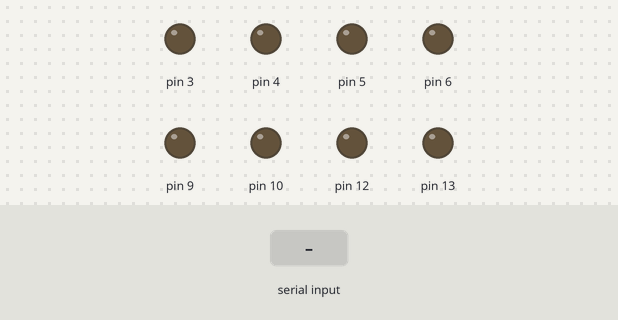
Bench run of a sketch on a simulated Arduino Leonardo, built with avr-gcc and run on an emulated ATmega32U4. Shown: output pins drawn as LEDs (lit = HIGH). The inputs (shaded band) are chosen by the test bench.

Above: at 1.2 s.
1.3 s: "f" received over Serial
At 2.0 s:
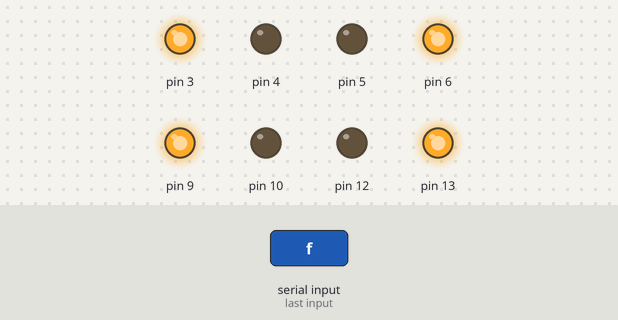
2.8 s: "b" received over Serial
At 3.2 s:
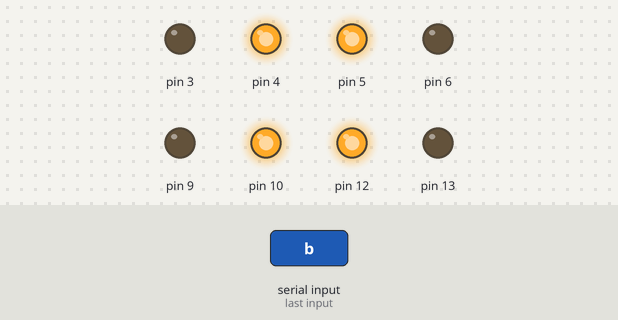
4.3 s: "l" received over Serial
At 5.5 s:
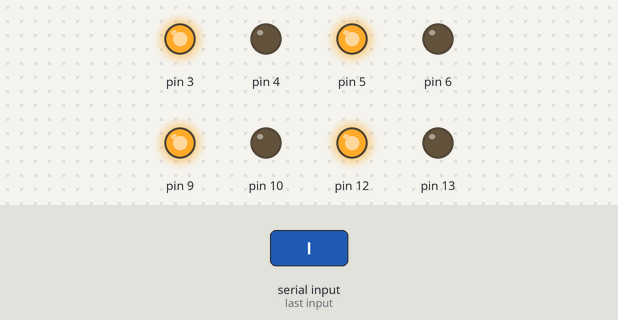
5.8 s: "r" received over Serial
At 6.7 s:
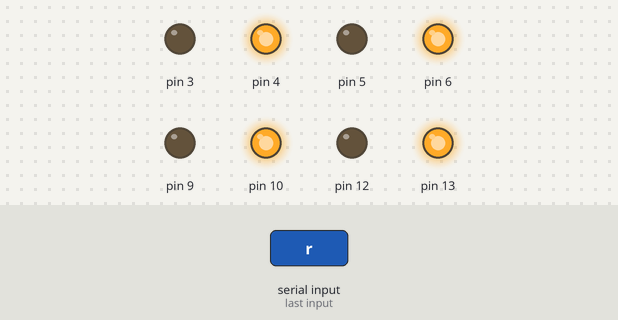
7.3 s: "s" received over Serial
At 7.8 s:
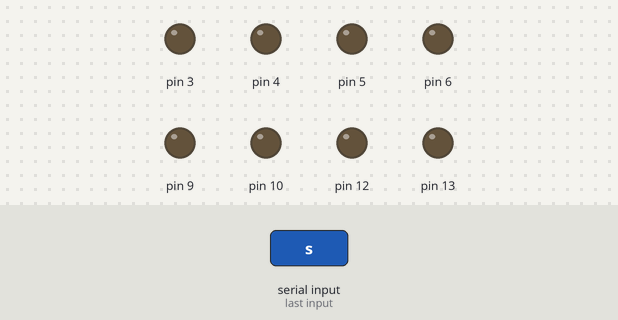
Timing chart, 0 to 9.8 s (numbered marks = the images above; inputs shaded):
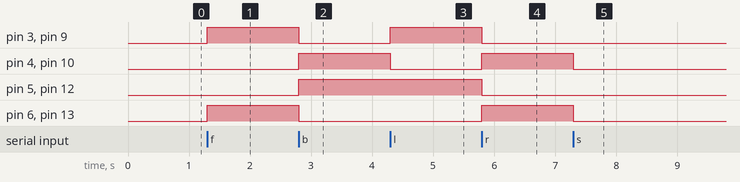

Measured:
- after the input at 1.3 s, pin 3, pin 6, pin 9, pin 13: LOW → HIGH at once
- after the input at 2.8 s, pin 3, pin 6, pin 9, pin 13: HIGH → LOW at once; pin 4, pin 5, pin 10, pin 12: LOW → HIGH at once
- after the input at 4.3 s, pin 3, pin 9: LOW → HIGH at once; pin 4, pin 10: HIGH → LOW at once
- after the input at 5.8 s, pin 3, pin 5, pin 9, pin 12: HIGH → LOW at once; pin 4, pin 6, pin 10, pin 13: LOW → HIGH at once
- after the input at 7.3 s, pin 4, pin 6, pin 10, pin 13: HIGH → LOW at once

The sketch:

__.ino
```cpp
// f向前 b向后 l向左 r向右 s停止(刹车)
//从左往右依次为左前轮、右前轮、左后轮、右后轮的电机

void setup()
{
  pinMode(3, OUTPUT);
  pinMode(4, OUTPUT);
  pinMode(5, OUTPUT);
  pinMode(6, OUTPUT);
  pinMode(9, OUTPUT);
  pinMode(10, OUTPUT);
  pinMode(12, OUTPUT);
  pinMode(13, OUTPUT);
  Serial.begin(9600);
}

byte income=0;

void loop()
{
  if(Serial.available()>0)
    income=Serial.read();
  switch(income){
 case 'f':
    forward();
    break;
    case'b':
    backward();
    break;
    case'l':
    left();
    break;
    case'r':
    right();
    break;
    case's':
    stop();
    break;
    default:
    break;
  }


}


void forward()
{
  digitalWrite(13,HIGH);
  digitalWrite(12,LOW);
  digitalWrite(9,HIGH);
  digitalWrite(10,LOW);
  digitalWrite(6,HIGH);
  digitalWrite(5,LOW);
  digitalWrite(3,HIGH);
  digitalWrite(4,LOW);
}

void backward()
{
  digitalWrite(13,LOW);
  digitalWrite(12,HIGH);
  digitalWrite(9,LOW);
  digitalWrite(10,HIGH);
  digitalWrite(6,LOW);
  digitalWrite(5,HIGH);
  digitalWrite(3,LOW);
  digitalWrite(4,HIGH);

}
void left()
{
  digitalWrite(13,LOW);
  digitalWrite(12,HIGH);
  digitalWrite(9,HIGH);
  digitalWrite(10,LOW);
  digitalWrite(6,LOW);
  digitalWrite(5,HIGH);
  digitalWrite(3,HIGH);
  digitalWrite(4,LOW);
}

void right()
{
  digitalWrite(12,LOW);
  digitalWrite(13,HIGH);
  digitalWrite(10,HIGH);
  digitalWrite(9,LOW);
  digitalWrite(5,LOW);
  digitalWrite(6,HIGH);
  digitalWrite(4,HIGH);
  digitalWrite(3,LOW);
}

void stop()
{
  digitalWrite(3,LOW);
  digitalWrite(4,LOW);
  digitalWrite(5,LOW);
  digitalWrite(6,LOW);
  digitalWrite(9,LOW);
  digitalWrite(10,LOW);
  digitalWrite(12,LOW);
  digitalWrite(13,LOW);
}
```

Morse.cpp
```cpp
// (licence header left out)
#include "Mouse.h"

#if defined(_USING_HID)

static const uint8_t _hidReportDescriptor[] PROGMEM = {

  //  Mouse
    0x05, 0x01,                    // USAGE_PAGE (Generic Desktop)  // 54
    0x09, 0x02,                    // USAGE (Mouse)
    0xa1, 0x01,                    // COLLECTION (Application)
    0x09, 0x01,                    //   USAGE (Pointer)
    0xa1, 0x00,                    //   COLLECTION (Physical)
    0x85, 0x01,                    //     REPORT_ID (1)
    0x05, 0x09,                    //     USAGE_PAGE (Button)
    0x19, 0x01,                    //     USAGE_MINIMUM (Button 1)
    0x29, 0x03,                    //     USAGE_MAXIMUM (Button 3)
    0x15, 0x00,                    //     LOGICAL_MINIMUM (0)
    0x25, 0x01,                    //     LOGICAL_MAXIMUM (1)
    0x95, 0x03,                    //     REPORT_COUNT (3)
    0x75, 0x01,                    //     REPORT_SIZE (1)
    0x81, 0x02,                    //     INPUT (Data,Var,Abs)
    0x95, 0x01,                    //     REPORT_COUNT (1)
    0x75, 0x05,                    //     REPORT_SIZE (5)
    0x81, 0x03,                    //     INPUT (Cnst,Var,Abs)
    0x05, 0x01,                    //     USAGE_PAGE (Generic Desktop)
    0x09, 0x30,                    //     USAGE (X)
    0x09, 0x31,                    //     USAGE (Y)
    0x09, 0x38,                    //     USAGE (Wheel)
    0x15, 0x81,                    //     LOGICAL_MINIMUM (-127)
    0x25, 0x7f,                    //     LOGICAL_MAXIMUM (127)
    0x75, 0x08,                    //     REPORT_SIZE (8)
    0x95, 0x03,                    //     REPORT_COUNT (3)
    0x81, 0x06,                    //     INPUT (Data,Var,Rel)
    0xc0,                          //   END_COLLECTION
    0xc0,                          // END_COLLECTION
};

//================================================================================
//================================================================================
//	Mouse

Mouse_::Mouse_(void) : _buttons(0)
{
    static HIDSubDescriptor node(_hidReportDescriptor, sizeof(_hidReportDescriptor));
    HID().AppendDescriptor(&node);
}

void Mouse_::begin(void)
{
}

void Mouse_::end(void)
{
}

void Mouse_::click(uint8_t b)
{
	_buttons = b;
	move(0,0,0);
	_buttons = 0;
	move(0,0,0);
}

void Mouse_::move(signed char x, signed char y, signed char wheel)
{
	uint8_t m[4];
	m[0] = _buttons;
	m[1] = x;
	m[2] = y;
	m[3] = wheel;
	HID().SendReport(1,m,4);
}

void Mouse_::buttons(uint8_t b)
{
	if (b != _buttons)
	{
		_buttons = b;
		move(0,0,0);
	}
}

void Mouse_::press(uint8_t b)
{
	buttons(_buttons | b);
}

void Mouse_::release(uint8_t b)
{
	buttons(_buttons & ~b);
}

bool Mouse_::isPressed(uint8_t b)
{
	if ((b & _buttons) > 0)
		return true;
	return false;
}

Mouse_ Mouse;

#endif
```
